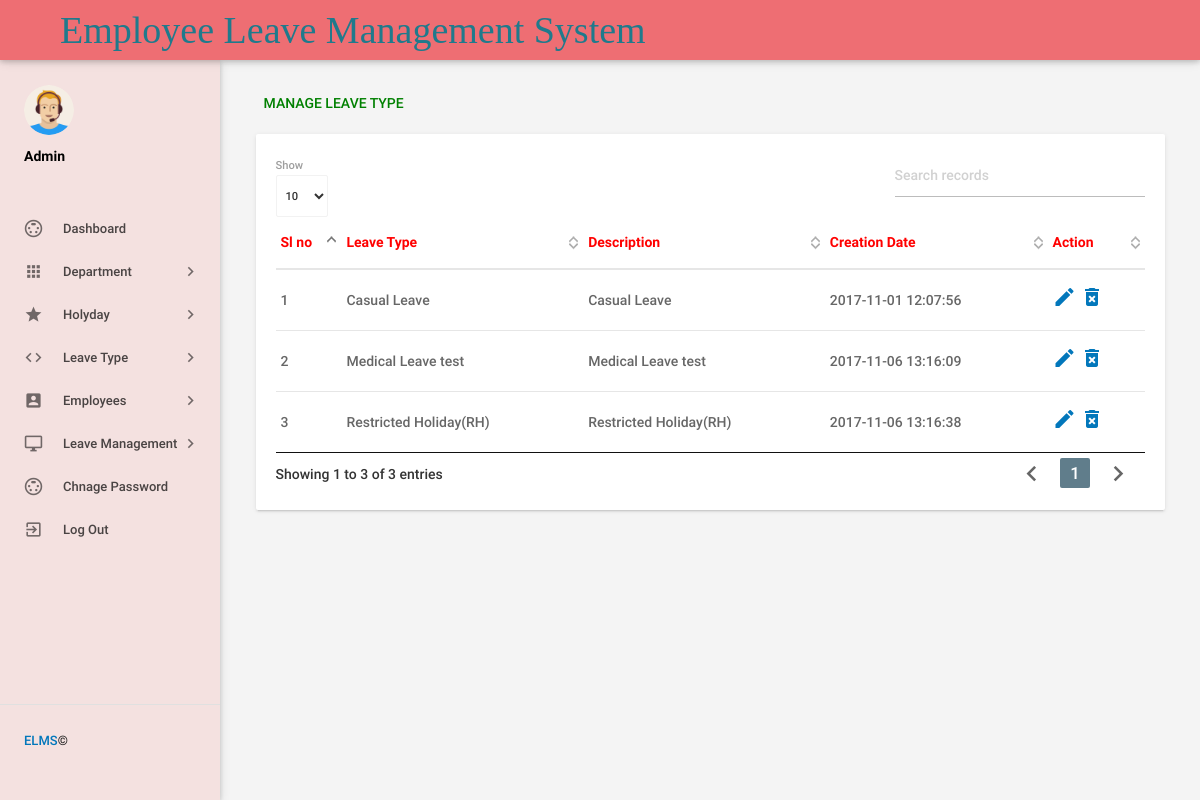
Screenshot of /admin/manageleavetype.php (signed in) with the database file from the repository.
### tables this page shows
CREATE TABLE `tblleavetype` (
  `id` int(11) NOT NULL,
  `LeaveType` varchar(200) DEFAULT NULL,
  `Description` mediumtext DEFAULT NULL,
  `CreationDate` timestamp NOT NULL DEFAULT current_timestamp()
);

### admin/manageleavetype.php (the view, shortened to what this page needs)
<?php
include('includes/config.php');
if(strlen($_SESSION['alogin'])==0)
    {
header('location:index.php');
}
else{
 ?>
<!DOCTYPE html>
<html lang="en">
    <head>
        <link type="text/css" rel="stylesheet" href="../assets/plugins/materialize/css/materialize.min.css"/>
          <link type="text/css" rel="stylesheet" href="../assets/plugins/materialize/css/materialize.css"/>
        <link href="../assets/plugins/material-preloader/css/materialPreloader.min.css" rel="stylesheet">
        <link href="../assets/plugins/datatables/css/jquery.dataTables.min.css" rel="stylesheet">
        <link href="../assets/css/alpha.min.css" rel="stylesheet" type="text/css"/>
        <link href="../assets/css/style.css" rel="stylesheet" type="text/css"/>
    </head>
    <body>
       <?php include('includes/header.php');?>
       <?php include('includes/sidebar.php');?>
            <main class="mn-inner">
                <div class="row">
                    <div class="col s12">
                        <div class="page-title" style="color: green;">Manage Leave Type</div>
                    </div>
                    <div class="col s12 m12 l12">
                        <div class="card">
                            <div class="card-content">
                                <table id="example" class="display responsive-table ">
                                    <thead>
                                        <tr>
                                            <th style="color: red;">Sl no</th>
                                            <th style="color: red;">Leave Type</th>
                                            <th style="color: red;">Description</th>
                                            <th style="color: red;">Creation Date</th>
                                            <th style="color: red;">Action</th>
                                        </tr>
                                    </thead>
                                    <tbody>
<?php $sql = "SELECT * from tblleavetype";
$query = $dbh -> prepare($sql);
$query->execute();
$results=$query->fetchAll(PDO::FETCH_OBJ);
$cnt=1;
if($query->rowCount() > 0)
{
foreach($results as $result)
{               ?>
                                        <tr>
                                            <td> <?php echo htmlentities($cnt);?></td>
                                            <td><?php echo htmlentities($result->LeaveType);?></td>
                                            <td><?php echo htmlentities($result->Description);?></td>
                                            <td><?php echo htmlentities($result->CreationDate);?></td>
                                            <td><a href="editleavetype.php?lid=<?php echo htmlentities($result->id);?>"><i class="material-icons">mode_edit</i></a>
                                            <a href="manageleavetype.php?del=<?php echo htmlentities($result->id);?>" onclick="return confirm('Do you want to delete');"> <i class="material-icons">delete_forever</i></a> </td>
                                        </tr>
                                         <?php $cnt++;} }?>
                                    </tbody>
                                </table>
                            </div>
                        </div>
                    </div>
                </div>
            </main>
        </div>
        <div class="left-sidebar-hover"></div>
    </body>
</html>
<?php } ?>

### rows the page displays
tblleavetype: LeaveType "Casual Leave", Description "Casual Leave", CreationDate "2017-11-01 12:07:56"
tblleavetype: LeaveType "Medical Leave test", Description "Medical Leave test", CreationDate "2017-11-06 13:16:09"
tblleavetype: LeaveType "Restricted Holiday(RH)", Description "Restricted Holiday(RH)", CreationDate "2017-11-06 13:16:38"
